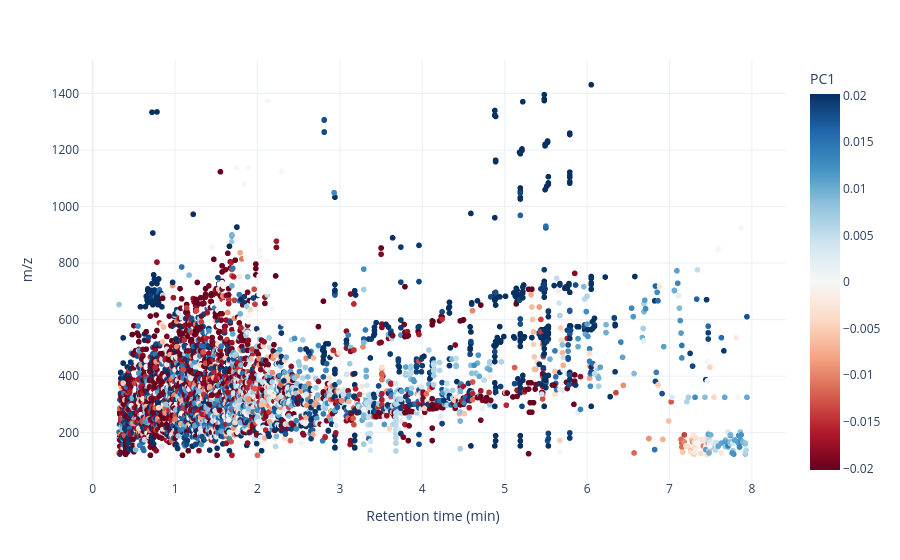

Notebook source saved alongside this figure:
### Markdown cell above
### Loadings plot (M1 vs PA14)

Features driving the separation between strains appear at the extremes of the PC1 colour scale.

### Code cell
LoadingsPlotFrame_2cond = pds.DataFrame(
    P_loadings_2cond.T,
    columns=['PC' + str(x + 1) for x in range(P_loadings_2cond.shape[0])])

LoadingsPlotFrame_2cond = pds.concat([featuresData, LoadingsPlotFrame_2cond], axis=1)

fig = px.scatter(LoadingsPlotFrame_2cond, x='Rt', y='mz', color='PC1',
    render_mode='webgl',
    color_continuous_scale='RdBu',
    color_continuous_midpoint=0,
    labels={'Rt': 'Retention time (min)', 'mz': 'm/z'},
    template='plotly_white')
fig.show()

### Figure 1 — Plotly figure (JSON) as saved in the notebook; plotly's stock layout.template omitted (floating-point values rounded to 4 significant figures; data arrays with more than 128 entries replaced by an {"elided": "..."} marker saying what was removed)
{"data": [{"hovertemplate": "Retention time (min)=%{x}<br>m/z=%{y}<br>PC1=%{marker.color}<extra></extra>", "legendgroup": "", "marker": {"color": {"elided": "4209 float values"}, "coloraxis": "coloraxis", "symbol": "circle"}, "mode": "markers", "name": "", "showlegend": false, "type": "scattergl", "x": {"elided": "4209 float values"}, "xaxis": "x", "y": {"elided": "4209 float values"}, "yaxis": "y"}], "layout": {"coloraxis": {"cmid": 0, "colorbar": {"title": {"text": "PC1"}}, "colorscale": [[0, "rgb(103,0,31)"], [0.1, "rgb(178,24,43)"], [0.2, "rgb(214,96,77)"], [0.3, "rgb(244,165,130)"], [0.4, "rgb(253,219,199)"], [0.5, "rgb(247,247,247)"], [0.6, "rgb(209,229,240)"], [0.7, "rgb(146,197,222)"], [0.8, "rgb(67,147,195)"], [0.9, "rgb(33,102,172)"], [1, "rgb(5,48,97)"]]}, "legend": {"tracegroupgap": 0}, "margin": {"t": 60}, "xaxis": {"anchor": "y", "domain": [0, 1], "title": {"text": "Retention time (min)"}}, "yaxis": {"anchor": "x", "domain": [0, 1], "title": {"text": "m/z"}}}}
